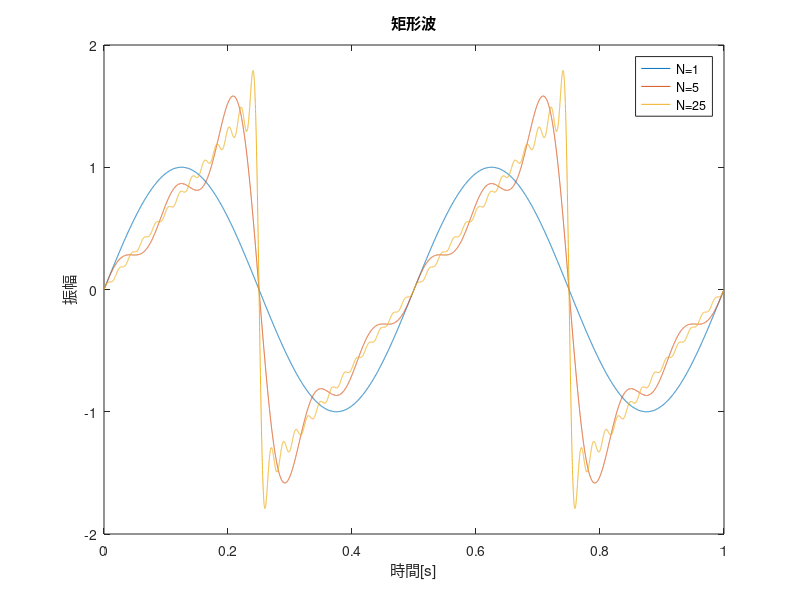

MATLAB code for this plot:
clear;
Fs=16000;  
y1 = 0;
y2 = 0;
y3 = 0;
f = 2;
t=([0:Fs-1]/Fs);        %1sec
f0 = 2*pi/0.5;          %cycle = 0.5s

for k=1:1
    y=(-1)^(k-1)/k*sin(2*pi*k*f*t);
    y1 = y1 + y;        %sawtooth wave, N = 1
end

for k=1:5
    y=(-1)^(k-1)/k*sin(2*pi*k*f*t);
    y2 = y2 + y;        %sawtooth wave, N = 5
end

for k=1:25
    y=(-1)^(k-1)/k*sin(2*pi*k*f*t);
    y3 = y3 +y;         %sawtooth wave, N = 25
end

plot(t,y1,t,y2,t,y3);
legend('N=1','N=5','N=25');
xlabel('時間[s]');
ylabel('振幅');
title('矩形波');